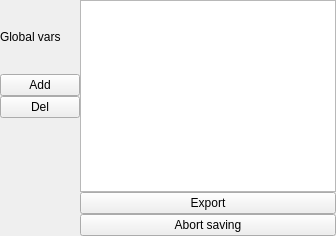
              <widget class="QWidget" name="tabGlobal">
               <attribute name="title">
                <string>Global</string>
               </attribute>
               <layout class="QGridLayout" name="gridLayout_4">
                <property name="sizeConstraint">
                 <enum>QLayout::SetMinimumSize</enum>
                </property>
                <property name="leftMargin">
                 <number>0</number>
                </property>
                <property name="topMargin">
                 <number>0</number>
                </property>
                <property name="rightMargin">
                 <number>0</number>
                </property>
                <property name="bottomMargin">
                 <number>0</number>
                </property>
                <property name="spacing">
                 <number>0</number>
                </property>
                <item row="0" column="0">
                 <layout class="QGridLayout" name="gridLayout">
                  <property name="sizeConstraint">
                   <enum>QLayout::SetMinimumSize</enum>
                  </property>
                  <property name="spacing">
                   <number>0</number>
                  </property>
                  <item row="1" column="0">
                   <widget class="QPushButton" name="btnAddGlobalVar">
                    <property name="text">
                     <string>Add</string>
                    </property>
                   </widget>
                  </item>
                  <item row="0" column="2" rowspan="4" colspan="2">
                   <widget class="QTableWidget" name="tblGlobalVars">
                    <property name="sizePolicy">
                     <sizepolicy hsizetype="Expanding" vsizetype="Minimum">
                      <horstretch>0</horstretch>
                      <verstretch>0</verstretch>
                     </sizepolicy>
                    </property>
                    <property name="alternatingRowColors">
                     <bool>true</bool>
                    </property>
                    <property name="sortingEnabled">
                     <bool>true</bool>
                    </property>
                    <attribute name="horizontalHeaderVisible">
                     <bool>false</bool>
                    </attribute>
                    <attribute name="horizontalHeaderStretchLastSection">
                     <bool>true</bool>
                    </attribute>
                    <attribute name="verticalHeaderVisible">
                     <bool>false</bool>
                    </attribute>
                    <column>
                     <property name="text">
                      <string>Name</string>
                     </property>
                    </column>
                    <column>
                     <property name="text">
                      <string>Value</string>
                     </property>
                    </column>
                   </widget>
                  </item>
                  <item row="8" column="2" colspan="2">
                   <widget class="QPushButton" name="btnStopSaveImages">
                    <property name="text">
                     <string>Abort saving</string>
                    </property>
                    <property name="checkable">
                     <bool>true</bool>
                    </property>
                   </widget>
                  </item>
                  <item row="2" column="0">
                   <widget class="QPushButton" name="btnDeleteGlobalVar">
                    <property name="text">
                     <string>Del</string>
                    </property>
                   </widget>
                  </item>
                  <item row="0" column="0">
                   <widget class="QLabel" name="label_6">
                    <property name="text">
                     <string>Global vars</string>
                    </property>
                   </widget>
                  </item>
                  <item row="6" column="2" colspan="2">
                   <widget class="QPushButton" name="btnExportMenu">
                    <property name="text">
                     <string>Export</string>
                    </property>
                   </widget>
                  </item>
                 </layout>
                </item>
               </layout>
              </widget>
